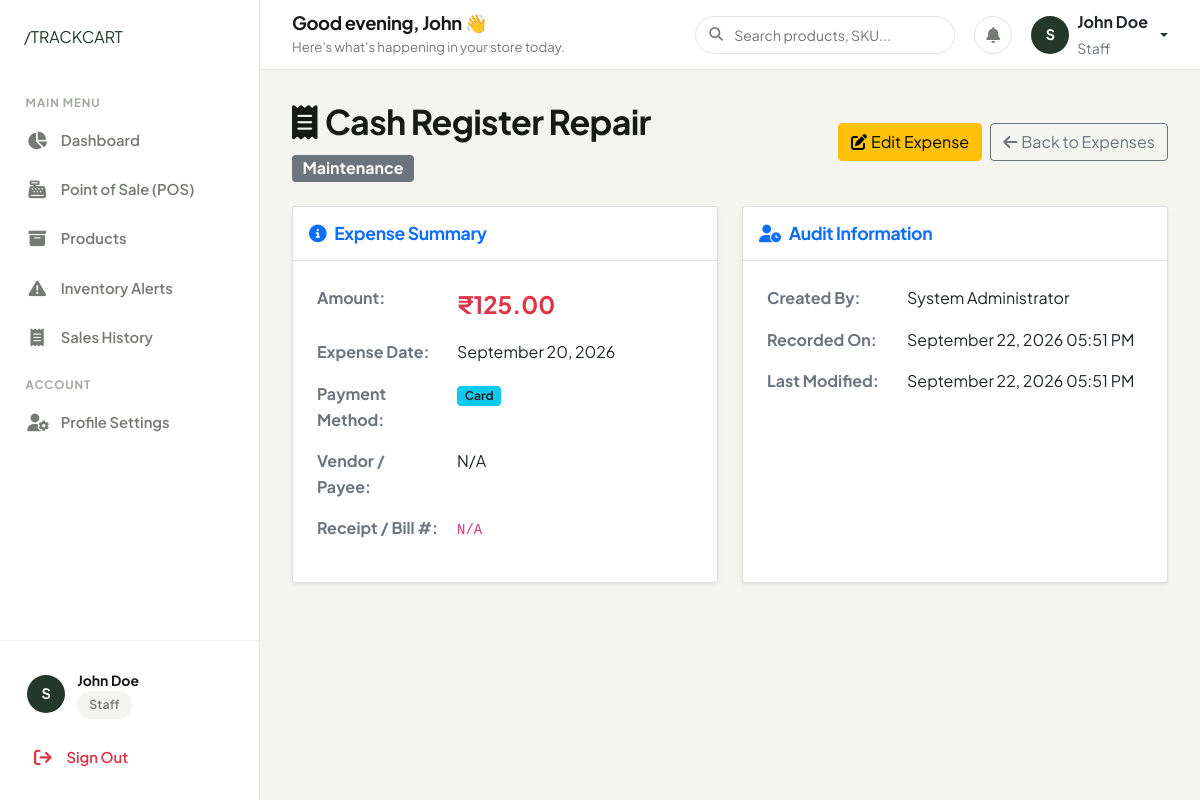
Screenshot of /expenses/8/detail/ (signed in) with the database file from the repository.
### authentication/models.py (models this page shows, shortened)
class UserProfile(models.Model):
    ROLE_CHOICES = [
        ('admin', 'Admin'),
        ('staff', 'Staff'),
    ]
    user = models.OneToOneField(User, on_delete=models.CASCADE)
    role = models.CharField(max_length=10, choices=ROLE_CHOICES, default='staff')
    phone = models.CharField(max_length=15, blank=True, null=True)
    address = models.TextField(blank=True, null=True)
    created_at = models.DateTimeField(auto_now_add=True)
    updated_at = models.DateTimeField(auto_now=True)
    @property
    def is_admin(self):
        return self.role == 'admin'

### expenses/models.py (models this page shows, shortened)
class Expense(models.Model):
    PAYMENT_METHODS = [
        ('cash', 'Cash'),
        ('card', 'Card'),
        ('bank_transfer', 'Bank Transfer'),
        ('cheque', 'Cheque'),
        ('upi', 'UPI'),
    ]
    title = models.CharField(max_length=200)
    category = models.ForeignKey(ExpenseCategory, on_delete=models.PROTECT, related_name='expenses')
    amount = models.DecimalField(max_digits=10, decimal_places=2, validators=[MinValueValidator(Decimal('0.01'))])
    description = models.TextField(blank=True, null=True)
    expense_date = models.DateField()
    payment_method = models.CharField(max_length=20, choices=PAYMENT_METHODS, default='cash')
    vendor_name = models.CharField(max_length=200, blank=True, null=True)
    receipt_number = models.CharField(max_length=100, blank=True, null=True)
    is_recurring = models.BooleanField(default=False)
    recurring_period = models.CharField(max_length=20, blank=True, null=True, help_text="e.g., monthly, weekly")
    created_by = models.ForeignKey(User, on_delete=models.PROTECT)
    created_at = models.DateTimeField(auto_now_add=True)
    updated_at = models.DateTimeField(auto_now=True)
    class Meta:
        ordering = ['-expense_date', '-created_at']

class ExpenseCategory(models.Model):
    name = models.CharField(max_length=100, unique=True)
    description = models.TextField(blank=True, null=True)
    created_at = models.DateTimeField(auto_now_add=True)
    updated_at = models.DateTimeField(auto_now=True)
    class Meta:
        verbose_name_plural = "Expense Categories"
        ordering = ['name']

### expenses/views.py (the view)
# urls.py: path('<int:expense_id>/detail/', views.expense_detail, name='expense_detail'),
@login_required
def expense_detail(request, expense_id):
    expense = get_object_or_404(Expense, id=expense_id)
    return render(request, 'expenses/expense_detail.html', {'expense': expense})

### templates/expenses/expense_detail.html (shortened to what this page needs)
{% extends 'base.html' %}
{% block content %}
<div class="d-flex justify-content-between align-items-center mb-4">
    <div>
        <h2><i class="fas fa-receipt me-2"></i>{{ expense.title }}</h2>
        <span class="badge bg-secondary fs-6 mt-1">{{ expense.category.name }}</span>
    </div>
    <div class="d-flex gap-2">
        <a href="{% url 'expenses:expense_edit' expense.id %}" class="btn btn-warning">
            <i class="fas fa-edit me-1"></i>Edit Expense
        </a>
        <a href="{% url 'expenses:expense_list' %}" class="btn btn-outline-secondary">
            <i class="fas fa-arrow-left me-1"></i>Back to Expenses
        </a>
    </div>
</div>
<div class="row g-4">
    <div class="col-md-6">
        <div class="card shadow-sm h-100">
            <div class="card-header bg-white py-3">
                <h5 class="card-title mb-0 text-primary"><i class="fas fa-info-circle me-2"></i>Expense Summary</h5>
            </div>
            <div class="card-body">
                <table class="table table-borderless">
                    <tbody>
                        <tr>
                            <td class="text-muted fw-bold" style="width: 140px;">Amount:</td>
                            <td class="fs-4 fw-bold text-danger">₹{{ expense.amount|floatformat:2 }}</td>
                        </tr>
                        <tr>
                            <td class="text-muted fw-bold">Expense Date:</td>
                            <td>{{ expense.expense_date|date:"F d, Y" }}</td>
                        </tr>
                        <tr>
                            <td class="text-muted fw-bold">Payment Method:</td>
                            <td>
                                <span class="badge bg-info text-dark">{{ expense.get_payment_method_display }}</span>
                            </td>
                        </tr>
                        <tr>
                            <td class="text-muted fw-bold">Vendor / Payee:</td>
                            <td>{{ expense.vendor_name|default:"N/A" }}</td>
                        </tr>
                        <tr>
                            <td class="text-muted fw-bold">Receipt / Bill #:</td>
                            <td><code>{{ expense.receipt_number|default:"N/A" }}</code></td>
                        </tr>
                    </tbody>
                </table>
            </div>
        </div>
    </div>
    <div class="col-md-6">
        <div class="card shadow-sm h-100">
            <div class="card-header bg-white py-3">
                <h5 class="card-title mb-0 text-primary"><i class="fas fa-user-clock me-2"></i>Audit Information</h5>
            </div>
            <div class="card-body">
                <table class="table table-borderless">
                    <tbody>
                        <tr>
                            <td class="text-muted fw-bold" style="width: 140px;">Created By:</td>
                            <td>{{ expense.created_by.get_full_name|default:expense.created_by.username }}</td>
                        </tr>
                        <tr>
                            <td class="text-muted fw-bold">Recorded On:</td>
                            <td>{{ expense.created_at|date:"F d, Y h:i A" }}</td>
                        </tr>
                        <tr>
                            <td class="text-muted fw-bold">Last Modified:</td>
                            <td>{{ expense.updated_at|date:"F d, Y h:i A" }}</td>
                        </tr>
                    </tbody>
                </table>
            </div>
        </div>
    </div>
</div>
{% endblock %}

### templates/components/sidebar.html (shortened to what this page needs)
{% load static %}
<aside class="sidebar">
    <div>
        <div class="sidebar-header">
            <a href="{% url 'home' %}" class="brand-slash-logo">
                /TRACKCART
            </a>
        </div>
        <ul class="sidebar-nav">
            <li class="sidebar-label">Main Menu</li>
            <li class="sidebar-item">
                <a href="{% url 'dashboard:dashboard' %}" class="sidebar-link {% if request.resolver_match.url_name == 'dashboard' %}active{% endif %}">
                    <i class="fas fa-chart-pie"></i>
                    <span>Dashboard</span>
                </a>
            </li>
            {% if not user.userprofile.is_admin %}
            <li class="sidebar-item">
                <a href="{% url 'sales:sale_create' %}" class="sidebar-link {% if request.resolver_match.url_name == 'sale_create' %}active{% endif %}">
                    <i class="fas fa-cash-register"></i>
                    <span>Point of Sale (POS)</span>
                </a>
            </li>
            {% endif %}
            <li class="sidebar-item">
                <a href="{% url 'products:product_list' %}" class="sidebar-link ">
                    <i class="fas fa-box-archive"></i>
                    <span>Products</span>
                </a>
            </li>
            <li class="sidebar-item">
                <a href="{% url 'products:low_stock_alert' %}" class="sidebar-link {% if request.resolver_match.url_name == 'low_stock_alert' %}active{% endif %}">
                    <i class="fas fa-triangle-exclamation"></i>
                    <span>Inventory Alerts</span>
                </a>
            </li>
            <li class="sidebar-item">
                <a href="{% url 'sales:sale_list' %}" class="sidebar-link {% if 'sale' in request.resolver_match.url_name and request.resolver_match.url_name != 'sale_create' %}active{% endif %}">
                    <i class="fas fa-receipt"></i>
                    <span>Sales History</span>
                </a>
            </li>
            <li class="sidebar-label">Account</li>
            <li class="sidebar-item">
                <a href="{% url 'authentication:profile' %}" class="sidebar-link {% if request.resolver_match.url_name == 'profile' %}active{% endif %}">
                    <i class="fas fa-user-gear"></i>
                    <span>Profile Settings</span>
                </a>
            </li>
        </ul>
    </div>
    <div class="sidebar-footer">
        <div class="sidebar-user-card mb-2">
            <div class="user-avatar">
                {{ user.username|slice:":1"|upper }}
            </div>
            <div class="user-info">
                <div class="user-name">{{ user.get_full_name|default:user.username }}</div>
                <div class="user-role-badge">
                    <span class="tc-badge {% if user.userprofile.is_admin %}tc-badge-success{% else %}tc-badge-neutral{% endif %}">
                        {{ user.userprofile.get_role_display }}
                    </span>
                </div>
            </div>
        </div>
        <a href="{% url 'authentication:logout' %}" class="sidebar-link text-danger">
            <i class="fas fa-arrow-right-from-bracket"></i>
            <span>Sign Out</span>
        </a>
    </div>
</aside>

### templates/components/topbar.html (shortened to what this page needs)
{% load static %}
<header class="dashboard-topbar">
    <div class="d-flex align-items-center gap-3">
        <div class="topbar-welcome">
            <h4>Good {% if now.hour < 12 %}morning{% elif now.hour < 17 %}afternoon{% else %}evening{% endif %}, {{ user.first_name|default:user.username }} 👋</h4>
            <p>Here's what's happening in your store today.</p>
        </div>
    </div>
    <div class="topbar-actions">
        <div class="search-box-custom">
            <i class="fas fa-magnifying-glass"></i>
            <input type="text" id="globalSearchInput" class="form-control-custom" placeholder="Search products, SKU...">
        </div>
        <a href="{% url 'products:low_stock_alert' %}" class="topbar-icon-btn" title="Stock Alerts">
            <i class="fas fa-bell"></i>
        </a>
        <div class="dropdown">
            <a href="#" class="d-flex align-items-center gap-2 text-decoration-none dropdown-toggle" id="userMenuDropdown" data-bs-toggle="dropdown" aria-expanded="false">
                <div class="user-avatar">
                    {{ user.username|slice:":1"|upper }}
                </div>
                <div class="d-none d-md-block text-start">
                    <div class="fw-bold text-dark fs-6 line-height-1">{{ user.get_full_name|default:user.username }}</div>
                    <small class="text-muted text-capitalize">{{ user.userprofile.role }}</small>
                </div>
            </a>
        </div>
    </div>
</header>

### static/css/main.css (style rules this page uses)
:root { --primary-dark: #151815; --dark-green: #23382B; --dark-green-hover: #1b2c22; --muted-green: #536957; --accent-green-light: #EBF1EC; --soft-bg: #F4F4F1; --white: #FFFFFF; --card-bg: #FFFFFF; --text-main: #171917; --text-muted: #767A75; --text-light: #A3A8A2; --border-color: #E5E5E0; --border-light: #F0F0EC; --status-success: #2B7A4B; --status-success-bg: #E8F5EE; --status-warning: #C07D14; --status-warning-bg: #FEF6E7; --status-danger: #C93B2B; --status-danger-bg: #FDF0EE; --font-family: 'Plus Jakarta Sans', 'Inter', -apple-system, BlinkMacSystemFont, "Segoe UI", Roboto, sans-serif; --radius-sm: 8px; --radius-md: 14px; --radius-lg: 20px; --radius-xl: 28px; --radius-pill: 9999px; --shadow-sm: 0 2px 8px rgba(21, 24, 21, 0.04); --shadow-md: 0 8px 24px rgba(21, 24, 21, 0.06); --shadow-lg: 0 16px 40px rgba(21, 24, 21, 0.08); --transition-fast: 0.15s ease; --transition-normal: 0.25s ease; }
* { box-sizing: border-box; margin: 0; padding: 0; }
body { font-family: var(--font-family); background-color: var(--soft-bg); color: var(--text-main); line-height: 1.6; -webkit-font-smoothing: antialiased; -moz-osx-font-smoothing: grayscale; }
h1, h2, h3, h4, h5, h6 { color: var(--text-main); font-weight: 700; letter-spacing: -0.02em; line-height: 1.2; }
h2 { font-size: 2.125rem; }
h4 { font-size: 1.25rem; }
h5 { font-size: 1.1rem; }
p { color: var(--text-muted); font-size: 1rem; }
a { color: var(--dark-green); text-decoration: none; transition: color var(--transition-fast); }
.form-control-custom { width: 100%; padding: 0.75rem 1rem; border-radius: var(--radius-md); border: 1px solid var(--border-color); background-color: var(--white); color: var(--text-main); font-family: var(--font-family); font-size: 0.95rem; transition: border-color var(--transition-fast), box-shadow var(--transition-fast); }
.tc-badge { display: inline-flex; align-items: center; gap: 0.35rem; padding: 0.25rem 0.75rem; border-radius: var(--radius-pill); font-size: 0.775rem; font-weight: 600; letter-spacing: 0.01em; }
.tc-badge-neutral { background-color: var(--soft-bg); color: var(--text-muted); }
.mt-1 { margin-top: 0.25rem; }
.mb-2 { margin-bottom: 0.5rem; }
.mb-4 { margin-bottom: 1.5rem; }

### rows the page displays
Expense: title "Cash Register Repair", category.name "Maintenance", amount "125.00", expense_date "September 20, 2026", payment_method "Card", vendor_name "N/A", receipt_number "N/A", created_by.get_full_name "System Administrator", created_at "September 22, 2026 05:51 PM", updated_at "September 22, 2026 05:51 PM"

### other values shown
{{ user.username|slice:":1"|upper }} "S"
{{ user.get_full_name|default:user.username }} "John Doe"
{{ user.userprofile.get_role_display }} "Staff"
{{ user.first_name|default:user.username }} "John"
{{ user.userprofile.role }} "Staff"
